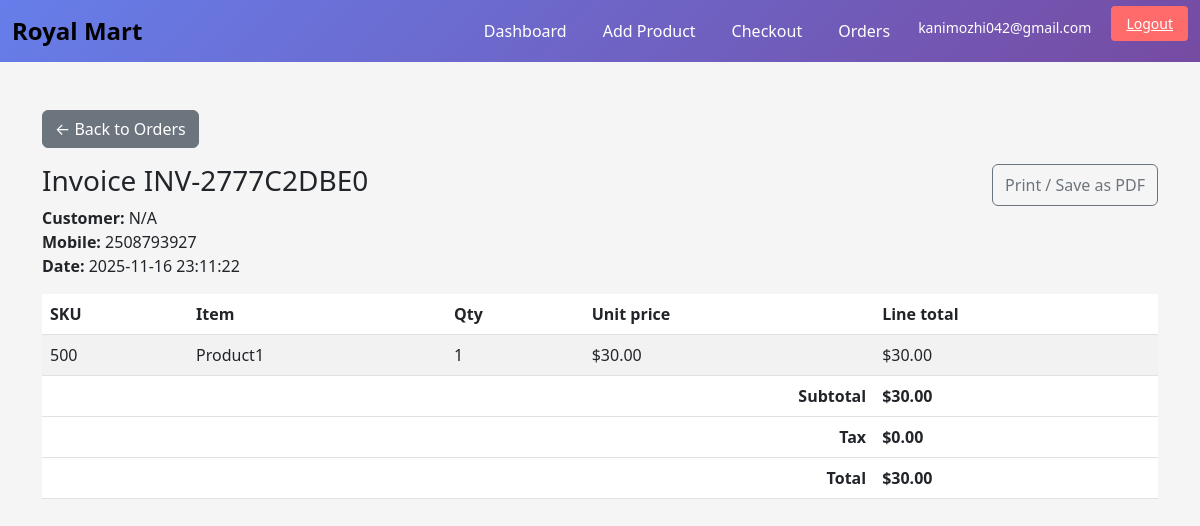
Screenshot of /invoices/2 (signed in) with the database file from the repository.
### tables this page shows
CREATE TABLE invoices (
        id INTEGER PRIMARY KEY AUTOINCREMENT,
        admin_id INTEGER NOT NULL,
        invoice_number TEXT UNIQUE NOT NULL,
        user_id INTEGER NOT NULL,
        subtotal REAL NOT NULL,
        tax REAL NOT NULL,
        total REAL NOT NULL,
        created_at TIMESTAMP DEFAULT CURRENT_TIMESTAMP,
        FOREIGN KEY (user_id) REFERENCES users(id),
        FOREIGN KEY (admin_id) REFERENCES admins(id)
      );

CREATE TABLE users (
        id INTEGER PRIMARY KEY AUTOINCREMENT,
        mobile TEXT UNIQUE NOT NULL,
        name TEXT,
        created_at TIMESTAMP DEFAULT CURRENT_TIMESTAMP
      );

CREATE TABLE invoice_items (
        id INTEGER PRIMARY KEY AUTOINCREMENT,
        invoice_id INTEGER NOT NULL,
        item_id INTEGER NOT NULL,
        quantity INTEGER NOT NULL,
        unit_price REAL NOT NULL,
        line_total REAL NOT NULL,
        created_at TIMESTAMP DEFAULT CURRENT_TIMESTAMP,
        FOREIGN KEY (invoice_id) REFERENCES invoices(id),
        FOREIGN KEY (item_id) REFERENCES inventory_items(id)
      );

CREATE TABLE inventory_items (
        id INTEGER PRIMARY KEY AUTOINCREMENT,
        admin_id INTEGER NOT NULL,
        sku TEXT NOT NULL,
        name TEXT NOT NULL,
        description TEXT,
        unit_price REAL NOT NULL,
        created_at TIMESTAMP DEFAULT CURRENT_TIMESTAMP,
        FOREIGN KEY (admin_id) REFERENCES admins(id),
        UNIQUE(admin_id, sku)
      );

### app.py (the view)
@app.route("/invoices/<int:invoice_id>")
def invoice_view(invoice_id):
  if not require_admin():
    return redirect(url_for("login"))
  conn = get_db()
  admin_id = session.get("admin_id")
  inv = conn.execute("SELECT * FROM invoices WHERE id=? AND admin_id=?", (invoice_id, admin_id)).fetchone()
  if not inv:
    flash("Invoice not found or access denied.")
    return redirect(url_for("dashboard"))
  user = conn.execute("SELECT * FROM users WHERE id=?", (inv["user_id"],)).fetchone()
  lines = conn.execute("""
    SELECT ii.*, it.name, it.sku
    FROM invoice_items ii
    JOIN inventory_items it ON it.id = ii.item_id
    WHERE ii.invoice_id=?
  """, (invoice_id,)).fetchall()
  return render_template("invoice.html", invoice=inv, user=user, lines=lines)

### app.py (called while the page is built)
def require_admin():
  if not session.get("admin_id"):
    flash("Please log in as admin.")
    return False
  return True

### db.py (called while the page is built)
def get_db():
  conn = sqlite3.connect(DB_PATH)
  conn.row_factory = sqlite3.Row
  return conn

### templates/invoice.html
{% extends "base.html" %}{% block content %}
<a href="/orders" class="btn btn-secondary mb-3">← Back to Orders</a>
<div class="d-flex justify-content-between">
  <h3>Invoice {{ invoice.invoice_number }}</h3>
  <button onclick="window.print()" class="btn btn-outline-secondary">Print / Save as PDF</button>
</div>
<div class="mb-3">
  <strong>Customer:</strong> {{ user.name or 'N/A' }}<br>
  <strong>Mobile:</strong> {{ user.mobile }}<br>
  <strong>Date:</strong> {{ invoice.created_at }}
</div>
<table class="table table-striped">
  <thead><tr><th>SKU</th><th>Item</th><th>Qty</th><th>Unit price</th><th>Line total</th></tr></thead>
  <tbody>
    {% for li in lines %}
    <tr>
      <td>{{ li.sku }}</td>
      <td>{{ li.name }}</td>
      <td>{{ li.quantity }}</td>
      <td>${{ '%.2f'|format(li.unit_price) }}</td>
      <td>${{ '%.2f'|format(li.line_total) }}</td>
    </tr>
    {% endfor %}
  </tbody>
  <tfoot>
    <tr><th colspan="4" class="text-end">Subtotal</th><th>${{ '%.2f'|format(invoice.subtotal) }}</th></tr>
    <tr><th colspan="4" class="text-end">Tax</th><th>${{ '%.2f'|format(invoice.tax) }}</th></tr>
    <tr><th colspan="4" class="text-end">Total</th><th>${{ '%.2f'|format(invoice.total) }}</th></tr>
  </tfoot>
</table>
{% endblock %}

### templates/base.html (style rules this page uses)
body { background: #f5f5f5; }

### rows the page displays
invoices: invoice_number "INV-2777C2DBE0", created_at "2025-11-16 23:11:22", subtotal "30.00", tax "0.00", total "30.00"
users: name "N/A", mobile "2508793927"
invoice_items: sku "500", name "Product1", quantity "1", unit_price "30.00", line_total "30.00"

### other values shown
{{ session.get('admin_email') }} "kanimozhi042@gmail.com"
